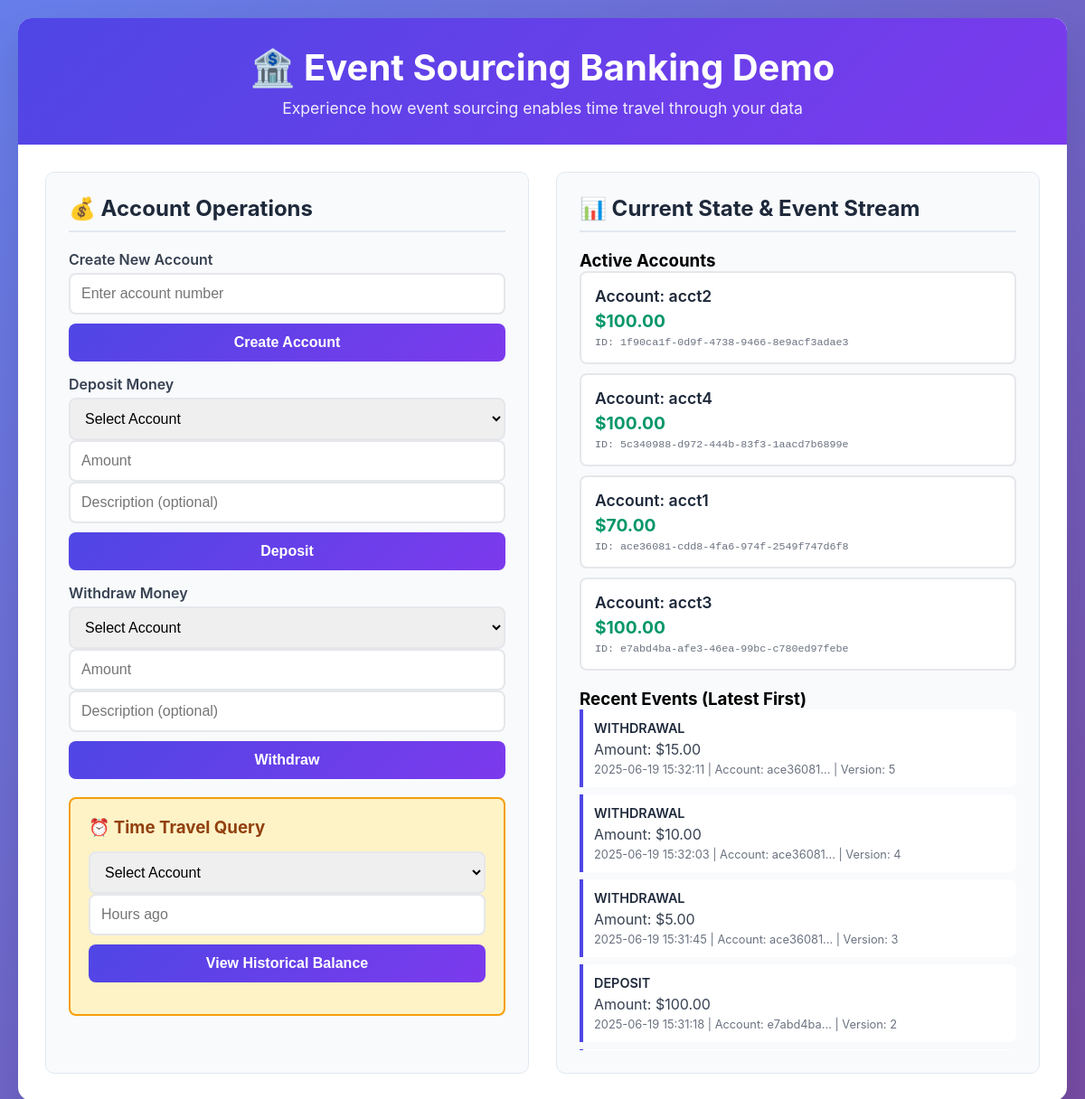
The page / on the database its author committed.
### tables this page shows
CREATE TABLE events (
                    event_id TEXT PRIMARY KEY,
                    aggregate_id TEXT NOT NULL,
                    event_type TEXT NOT NULL,
                    event_data TEXT NOT NULL,
                    timestamp TEXT NOT NULL,
                    version INTEGER NOT NULL,
                    created_at DATETIME DEFAULT CURRENT_TIMESTAMP
                );

### src/main.py (the view)
@app.get("/", response_class=HTMLResponse)
async def dashboard(request: Request):
    recent_events = event_store.get_all_events(limit=20)
    account_ids = set()
    for event in recent_events:
        account_ids.add(event.aggregate_id)
    accounts = []
    for account_id in account_ids:
        account = account_aggregate.get_account(account_id)
        if account:
            accounts.append(account)
    return templates.TemplateResponse("dashboard.html", {
        "request": request,
        "accounts": accounts,
        "recent_events": recent_events
    })

### templates/dashboard.html (shortened to what this page needs)
<!DOCTYPE html>
<html lang="en">
<head>
</head>
<body>
    <div class="container">
        <div class="header">
            <h1>🏦 Event Sourcing Banking Demo</h1>
            <p>Experience how event sourcing enables time travel through your data</p>
        </div>
        <div class="main-content">
            <div class="section">
                <h2>💰 Account Operations</h2>
                <form id="createAccountForm">
                    <div class="form-group">
                        <label>Create New Account</label>
                        <input type="text" id="accountNumber" placeholder="Enter account number" required>
                        <button type="submit" class="btn">Create Account</button>
                    </div>
                </form>
                <form id="depositForm">
                    <div class="form-group">
                        <label>Deposit Money</label>
                        <select id="depositAccount" required>
                            <option value="">Select Account</option>
                        </select>
                        <input type="number" id="depositAmount" placeholder="Amount" step="0.01" min="0.01" required>
                        <input type="text" id="depositDescription" placeholder="Description (optional)">
                        <button type="submit" class="btn">Deposit</button>
                    </div>
                </form>
                <form id="withdrawForm">
                    <div class="form-group">
                        <label>Withdraw Money</label>
                        <select id="withdrawAccount" required>
                            <option value="">Select Account</option>
                        </select>
                        <input type="number" id="withdrawAmount" placeholder="Amount" step="0.01" min="0.01" required>
                        <input type="text" id="withdrawDescription" placeholder="Description (optional)">
                        <button type="submit" class="btn">Withdraw</button>
                    </div>
                </form>
                <div class="temporal-query">
                    <h3>⏰ Time Travel Query</h3>
                    <div class="form-group">
                        <select id="historyAccount">
                            <option value="">Select Account</option>
                        </select>
                        <input type="number" id="hoursAgo" placeholder="Hours ago" min="1" max="168">
                        <button type="button" class="btn" onclick="queryHistory()">View Historical Balance</button>
                    </div>
                </div>
            </div>
            <div class="section">
                <h2>📊 Current State & Event Stream</h2>
                <div class="accounts-list">
                    <h3>Active Accounts</h3>
                    {% for account in accounts %}
                    <div class="account-card">
                        <div class="account-number">Account: {{ account.account_number }}</div>
                        <div class="account-balance">${{ "%.2f"|format(account.balance) }}</div>
                        <div class="account-id">ID: {{ account.account_id }}</div>
                    </div>
                    {% endfor %}
                </div>
                <div class="events-list">
                    <h3>Recent Events (Latest First)</h3>
                    {% for event in recent_events %}
                    <div class="event-item">
                        <div class="event-type">{{ event.event_type.value.replace('_', ' ') }}</div>
                        <div class="event-data">
                            {% if event.event_data.amount %}
                                Amount: ${{ "%.2f"|format(event.event_data.amount) }}
                            {% endif %}
                        </div>
                        <div class="event-timestamp">
                            {{ event.timestamp.strftime('%Y-%m-%d %H:%M:%S') }} |
                            Account: {{ event.aggregate_id[:8] }}... |
                            Version: {{ event.version }}
                        </div>
                    </div>
                    {% endfor %}
                </div>
            </div>
        </div>
    </div>
</body>
</html>

### templates/dashboard.html (style rules this page uses)
* { margin: 0; padding: 0; box-sizing: border-box; }
body { font-family: -apple-system, BlinkMacSystemFont, 'Segoe UI', Roboto, sans-serif; background: linear-gradient(135deg, #667eea 0%, #764ba2 100%); min-height: 100vh; padding: 20px; }
.container { max-width: 1200px; margin: 0 auto; background: white; border-radius: 15px; box-shadow: 0 20px 40px rgba(0,0,0,0.1); overflow: hidden; }
.header { background: linear-gradient(135deg, #4f46e5 0%, #7c3aed 100%); color: white; padding: 30px; text-align: center; }
.header h1 { font-size: 2.5em; margin-bottom: 10px; }
.header p { font-size: 1.1em; opacity: 0.9; }
.main-content { display: grid; grid-template-columns: 1fr 1fr; gap: 30px; padding: 30px; }
.section { background: #f8fafc; border-radius: 10px; padding: 25px; border: 1px solid #e2e8f0; }
.section h2 { color: #1e293b; margin-bottom: 20px; font-size: 1.5em; border-bottom: 2px solid #e2e8f0; padding-bottom: 10px; }
.form-group { margin-bottom: 15px; }
.form-group label { display: block; margin-bottom: 5px; font-weight: 600; color: #374151; }
.form-group input, .form-group select { width: 100%; padding: 12px; border: 2px solid #e5e7eb; border-radius: 8px; font-size: 16px; transition: border-color 0.2s; }
.btn { background: linear-gradient(135deg, #4f46e5 0%, #7c3aed 100%); color: white; border: none; padding: 12px 24px; border-radius: 8px; cursor: pointer; font-size: 16px; font-weight: 600; transition: transform 0.2s; width: 100%; margin-top: 10px; }
.accounts-list { margin-bottom: 20px; }
.account-card { background: white; border: 2px solid #e5e7eb; border-radius: 8px; padding: 15px; margin-bottom: 10px; transition: border-color 0.2s; }
.account-number { font-weight: 600; color: #1e293b; font-size: 1.1em; }
.account-balance { color: #059669; font-size: 1.2em; font-weight: 700; margin-top: 5px; }
.account-id { color: #6b7280; font-size: 0.9em; margin-top: 5px; font-family: monospace; }
.events-list { max-height: 400px; overflow-y: auto; }
.event-item { background: white; border-left: 4px solid #4f46e5; padding: 12px; margin-bottom: 8px; border-radius: 0 8px 8px 0; }
.event-type { font-weight: 600; color: #1e293b; text-transform: uppercase; font-size: 0.9em; }
.event-data { margin-top: 5px; color: #374151; }
.event-timestamp { color: #6b7280; font-size: 0.8em; margin-top: 5px; }
.temporal-query { background: #fef3c7; border: 2px solid #f59e0b; border-radius: 8px; padding: 20px; margin-top: 20px; }
.temporal-query h3 { color: #92400e; margin-bottom: 15px; }

### rows shown on the page
events: account_number "acct2", balance "100.00", account_id "1f90ca1f-0d9f-4738-9466-8e9acf3adae3"
events: account_number "acct4", balance "100.00", account_id "5c340988-d972-444b-83f3-1aacd7b6899e"
events: account_number "acct1", balance "70.00", account_id "ace36081-cdd8-4fa6-974f-2549f747d6f8", event_type.value.replace "WITHDRAWAL", event_data.amount "15.00", timestamp "2025-06-19 15:32:11", aggregate_id "ace36081", version "5"
events: account_number "acct3", balance "100.00", account_id "e7abd4ba-afe3-46ea-99bc-c780ed97febe", event_type.value.replace "DEPOSIT", event_data.amount "100.00", timestamp "2025-06-19 15:31:18", aggregate_id "e7abd4ba", version "2"
events: event_type.value.replace "WITHDRAWAL", event_data.amount "10.00", timestamp "2025-06-19 15:32:03", aggregate_id "ace36081", version "4"
events: event_type.value.replace "WITHDRAWAL", event_data.amount "5.00", timestamp "2025-06-19 15:31:45", aggregate_id "ace36081", version "3"
